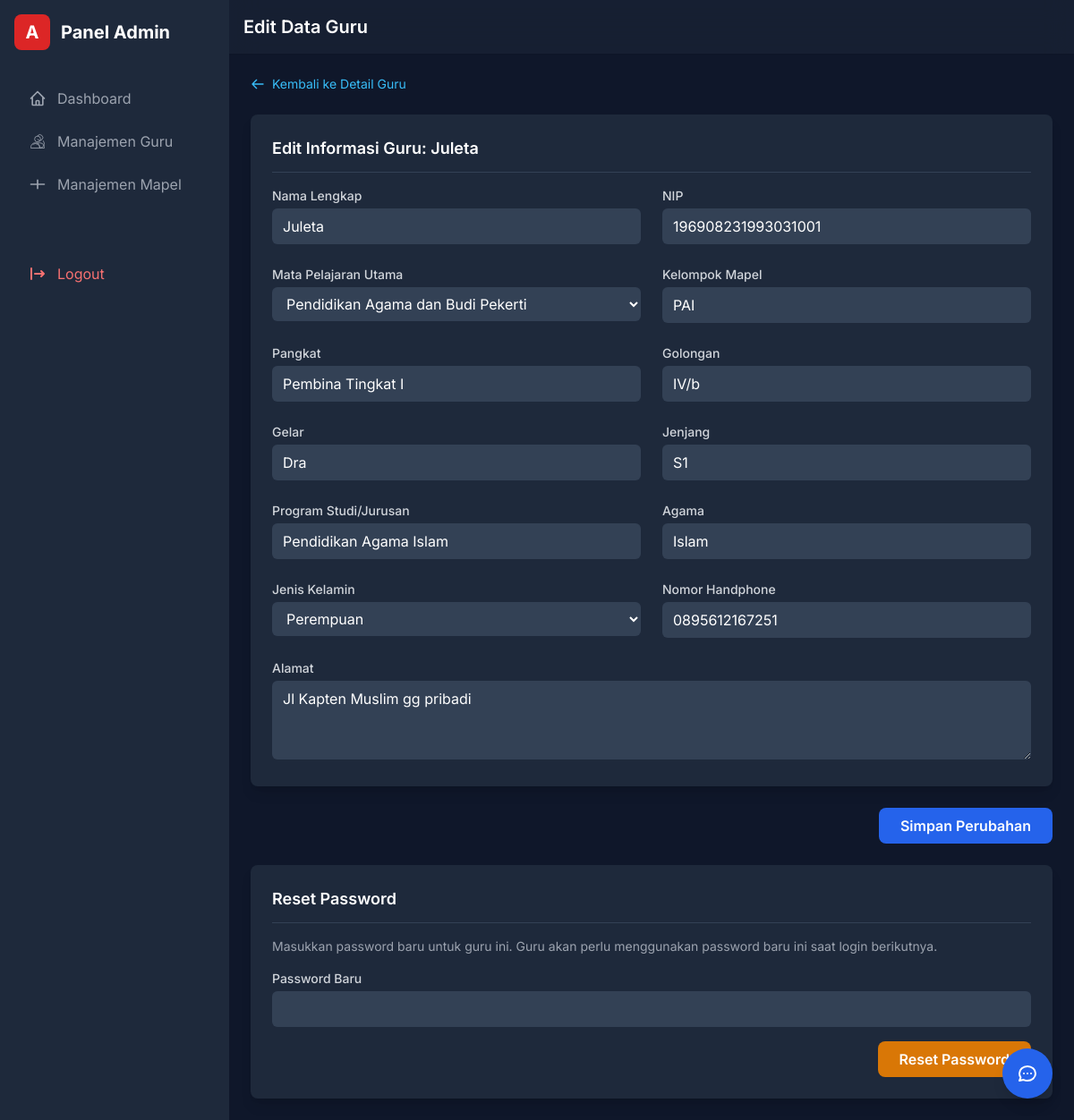
Screenshot of /petugas/edit_guru.php?id=10 (signed in) with the database file from the repository.
### tables this page shows
CREATE TABLE `guru` (
  `id` int(11) NOT NULL,
  `name` varchar(100) NOT NULL,
  `gelar` varchar(100) DEFAULT NULL,
  `mata_pelajaran` varchar(100) DEFAULT NULL,
  `kelompok_mata_pelajaran` varchar(100) DEFAULT NULL,
  `jurusan` varchar(255) DEFAULT NULL,
  `jenis_kelamin` enum('Laki-Laki','Perempuan','Lainnya') DEFAULT NULL,
  `agama` varchar(50) DEFAULT NULL,
  `jenjang` varchar(50) DEFAULT NULL,
  `pangkat` varchar(50) DEFAULT NULL,
  `golongan` varchar(10) DEFAULT NULL,
  `nip` varchar(18) DEFAULT NULL,
  `email` varchar(100) NOT NULL,
  `email_pemulihan` varchar(100) DEFAULT NULL,
  `photo` varchar(255) DEFAULT NULL,
  `created_at` timestamp NOT NULL DEFAULT current_timestamp(),
  `updated_at` timestamp NOT NULL DEFAULT current_timestamp() ON UPDATE current_timestamp(),
  `password` varchar(255) NOT NULL,
  `alamat` text DEFAULT NULL,
  `no_hp` varchar(15) DEFAULT NULL
);

CREATE TABLE `guru_mapel` (
  `id` int(11) NOT NULL,
  `nama_mapel` varchar(255) NOT NULL
);

### petugas/edit_guru.php (the view, shortened to what this page needs)
<?php
require '../db_connection.php';
$pageTitle = 'Edit Data Guru';
$guru_id_to_edit = $_GET['id'];
$stmt_guru = $conn->prepare("SELECT * FROM guru WHERE id = ?");
$stmt_guru->bind_param("i", $guru_id_to_edit);
$stmt_guru->execute();
$guru = $stmt_guru->get_result()->fetch_assoc();
$mapel_list = $conn->query("SELECT id, nama_mapel FROM guru_mapel ORDER BY nama_mapel ASC")->fetch_all(MYSQLI_ASSOC);
require_once 'layout/header.php';
require_once 'layout/sidebar.php';
?>
<div class="flex-1 flex flex-col">
    <header class="bg-slate-800/50 backdrop-blur-lg shadow-sm p-4 flex items-center justify-between sticky top-0 z-20">
        <h1 class="text-xl font-semibold text-white"><?php echo $pageTitle; ?></h1>
    </header>
    <main class="p-6 flex-grow">
        <div class="mb-6"><a href="detail_guru.php?id=<?php echo $guru['id']; ?>" class="flex items-center gap-2 text-sm text-sky-400 hover:text-sky-300"><svg class="h-4 w-4" fill="none" viewBox="0 0 24 24" stroke="currentColor"><path stroke-linecap="round" stroke-linejoin="round" stroke-width="2" d="M10 19l-7-7m0 0l7-7m-7 7h18" /></svg>Kembali ke Detail Guru</a></div>
        <form method="POST" action="edit_guru.php?id=<?php echo $guru['id']; ?>" class="space-y-6">
            <div class="bg-slate-800 p-6 rounded-lg shadow-lg">
                <h3 class="text-lg font-semibold text-white border-b border-slate-700 pb-3 mb-4">Edit Informasi Guru: <?php echo htmlspecialchars($guru['name']); ?></h3>
                <div class="grid grid-cols-1 md:grid-cols-2 gap-6">
                    <div><label for="name" class="block text-sm font-medium text-gray-300">Nama Lengkap</label><input type="text" name="name" id="name" value="<?php echo htmlspecialchars($guru['name']); ?>" class="mt-1 w-full bg-slate-700 border-slate-600 rounded-md py-2 px-3 text-white focus:ring-blue-500 focus:border-blue-500"></div>
                    <div><label for="nip" class="block text-sm font-medium text-gray-300">NIP</label><input type="text" name="nip" id="nip" value="<?php echo htmlspecialchars($guru['nip']); ?>" class="mt-1 w-full bg-slate-700 border-slate-600 rounded-md py-2 px-3 text-white focus:ring-blue-500 focus:border-blue-500"></div>
                    <div>
                        <label for="mata_pelajaran_id" class="block text-sm font-medium text-gray-300">Mata Pelajaran Utama</label>
                        <select name="mata_pelajaran_id" id="mata_pelajaran_id" class="mt-1 w-full bg-slate-700 border-slate-600 rounded-md py-2 px-3 text-white focus:ring-blue-500 focus:border-blue-500">
                            <?php foreach ($mapel_list as $mapel): ?>
                                <option value="<?php echo $mapel['id']; ?>" <?php echo ($guru['mata_pelajaran'] == $mapel['id']) ? 'selected' : ''; ?>>
                                    <?php echo htmlspecialchars($mapel['nama_mapel']); ?>
                                </option>
                            <?php endforeach; ?>
                        </select>
                    </div>
                    <div><label for="kelompok_mata_pelajaran" class="block text-sm font-medium text-gray-300">Kelompok Mapel</label><input type="text" name="kelompok_mata_pelajaran" id="kelompok_mata_pelajaran" value="<?php echo htmlspecialchars($guru['kelompok_mata_pelajaran']); ?>" class="mt-1 w-full bg-slate-700 border-slate-600 rounded-md py-2 px-3 text-white focus:ring-blue-500 focus:border-blue-500"></div>
                    <div><label for="pangkat" class="block text-sm font-medium text-gray-300">Pangkat</label><input type="text" name="pangkat" id="pangkat" value="<?php echo htmlspecialchars($guru['pangkat']); ?>" class="mt-1 w-full bg-slate-700 border-slate-600 rounded-md py-2 px-3 text-white focus:ring-blue-500 focus:border-blue-500"></div>
                    <div><label for="golongan" class="block text-sm font-medium text-gray-300">Golongan</label><input type="text" name="golongan" id="golongan" value="<?php echo htmlspecialchars($guru['golongan']); ?>" class="mt-1 w-full bg-slate-700 border-slate-600 rounded-md py-2 px-3 text-white focus:ring-blue-500 focus:border-blue-500"></div>
                    <div><label for="gelar" class="block text-sm font-medium text-gray-300">Gelar</label><input type="text" name="gelar" id="gelar" value="<?php echo htmlspecialchars($guru['gelar']); ?>" class="mt-1 w-full bg-slate-700 border-slate-600 rounded-md py-2 px-3 text-white focus:ring-blue-500 focus:border-blue-500"></div>
                    <div><label for="jenjang" class="block text-sm font-medium text-gray-300">Jenjang</label><input type="text" name="jenjang" id="jenjang" value="<?php echo htmlspecialchars($guru['jenjang']); ?>" class="mt-1 w-full bg-slate-700 border-slate-600 rounded-md py-2 px-3 text-white focus:ring-blue-500 focus:border-blue-500"></div>
                    <div><label for="jurusan" class="block text-sm font-medium text-gray-300">Program Studi/Jurusan</label><input type="text" name="jurusan" id="jurusan" value="<?php echo htmlspecialchars($guru['jurusan']); ?>" class="mt-1 w-full bg-slate-700 border-slate-600 rounded-md py-2 px-3 text-white focus:ring-blue-500 focus:border-blue-500"></div>
                    <div><label for="agama" class="block text-sm font-medium text-gray-300">Agama</label><input type="text" name="agama" id="agama" value="<?php echo htmlspecialchars($guru['agama']); ?>" class="mt-1 w-full bg-slate-700 border-slate-600 rounded-md py-2 px-3 text-white focus:ring-blue-500 focus:border-blue-500"></div>
                    <div><label for="jenis_kelamin" class="block text-sm font-medium text-gray-300">Jenis Kelamin</label><select name="jenis_kelamin" id="jenis_kelamin" class="mt-1 w-full bg-slate-700 border-slate-600 rounded-md py-2 px-3 text-white focus:ring-blue-500 focus:border-blue-500"><option value="Laki-Laki" <?php echo ($guru['jenis_kelamin'] ?? '') == 'Laki-Laki' ? 'selected' : ''; ?>>Laki-Laki</option><option value="Perempuan" <?php echo ($guru['jenis_kelamin'] ?? '') == 'Perempuan' ? 'selected' : ''; ?>>Perempuan</option></select></div>
                    <div><label for="no_hp" class="block text-sm font-medium text-gray-300">Nomor Handphone</label><input type="text" name="no_hp" id="no_hp" value="<?php echo htmlspecialchars($guru['no_hp']); ?>" class="mt-1 w-full bg-slate-700 border-slate-600 rounded-md py-2 px-3 text-white focus:ring-blue-500 focus:border-blue-500"></div>
                    <div class="md:col-span-2"><label for="alamat" class="block text-sm font-medium text-gray-300">Alamat</label><textarea name="alamat" id="alamat" rows="3" class="mt-1 w-full bg-slate-700 border-slate-600 rounded-md py-2 px-3 text-white focus:ring-blue-500 focus:border-blue-500"><?php echo htmlspecialchars($guru['alamat']); ?></textarea></div>
                </div>
            </div>
            <div class="flex justify-end gap-4"><button type="submit" name="simpan_profil" class="bg-blue-600 text-white font-semibold px-6 py-2 rounded-lg hover:bg-blue-700 transition-colors">Simpan Perubahan</button></div>
        </form>
        <form method="POST" action="edit_guru.php?id=<?php echo $guru['id']; ?>" class="mt-6">
             <div class="bg-slate-800 p-6 rounded-lg shadow-lg">
                <h3 class="text-lg font-semibold text-white border-b border-slate-700 pb-3 mb-4">Reset Password</h3>
                <p class="text-sm text-gray-400 mb-4">Masukkan password baru untuk guru ini. Guru akan perlu menggunakan password baru ini saat login berikutnya.</p>
                <div>
                    <label for="new_password" class="block text-sm font-medium text-gray-300">Password Baru</label>
                    <input type="password" name="new_password" id="new_password" required class="mt-1 w-full bg-slate-700 border-slate-600 rounded-md py-2 px-3 text-white focus:ring-blue-500 focus:border-blue-500">
                </div>
                <div class="text-right mt-4">
                    <button type="submit" name="reset_password" class="bg-amber-600 text-white font-semibold px-6 py-2 rounded-lg hover:bg-amber-700 transition-colors">Reset Password</button>
                </div>
            </div>
        </form>
    </main>
</div>
<?php require_once 'layout/footer.php'; ?>

### petugas/layout/header.php (style rules this page uses)
body { font-family: 'Inter', sans-serif; }

### rows the page displays
guru: name "Juleta", nip "196908231993031001", mata_pelajaran_id "Pendidikan Agama dan Budi Pekerti", kelompok_mata_pelajaran "PAI", pangkat "Pembina Tingkat I", golongan "IV/b", gelar "Dra", jenjang "S1", jurusan "Pendidikan Agama Islam", agama "Islam", jenis_kelamin "Perempuan", no_hp "0895612167251", alamat "Jl Kapten Muslim gg pribadi"

### other values shown
$item['label'] "Dashboard"
$item['label'] "Manajemen Guru"
$item['label'] "Manajemen Mapel"
$pageTitle "Edit Data Guru"
